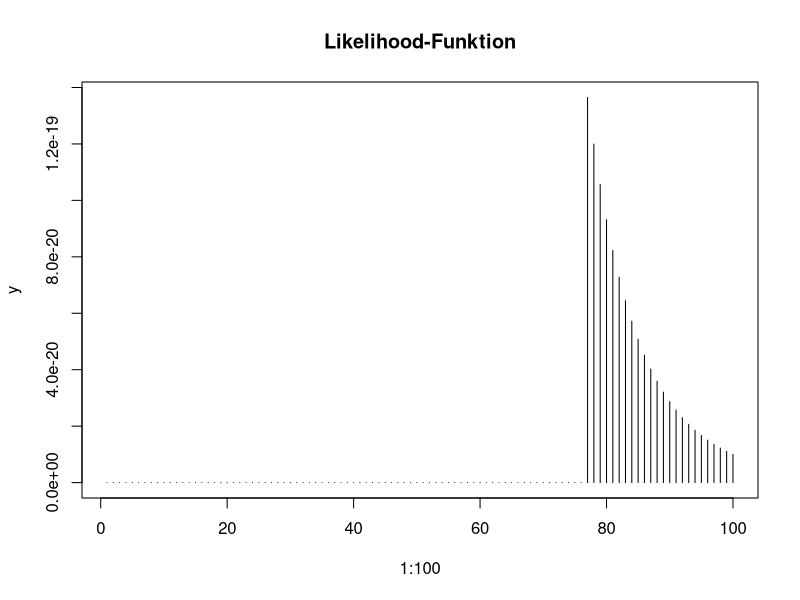

Write the R code that produced this figure.
#Aufgabe 4-4
#Im zweiten Weltkrieg benutzten die Alliierten erfolgreich Schaetzmethoden, 
# um das Raketenarsenal der Deutschen Wehrmacht zu Schaetzen. Die Deutschen gaben ihren Raketen Seriennummern von 1 bis N, 
# und mit Hilfe der Nummern der erbeuteten Raketen konnte N geSchaetzt werden. 
# Wir gehen dabei zur Vereinfachung von einer zufaelligen unabhaengigen Stichprobe
# d.h. Ziehen mit Zuruecklegen statt realistischerweise ohne Zuruecklegen), wobei wir fuere zufaellige Nummer   
# der i-ten Rakete eine diskrete Gleichverteilung annehmen. Zur Illustration verwenden wir die folgende konkrete Stichprobe: 
#  x = (77; 30; 5; 39; 28; 10; 27; 12; 73; 49)

x = c(77,30,5,39,28,10,27,12,73,49)

#a)  Bestimmen Sie xquer.
mean(x)
#b)	Wie gross ist der (durch N ausgedrueckte) Mittelwert   der Zahlen 1,2,.,N?
#c)	Ermitteln Sie eine Schaetzung   fuer N mit Hilfe der Momentenmethode.
#Ist diese Schaetzung erwartungstreu?
#d)	Welcher Schaetzwert resultiert bei dieser Methode? Macht der Schaetzwert Sinn?
#e)	Berechnen Sie die Maximum-Likelihood-Schaetzung von N.
max(x)
#Max Likelihood-Funktion
y=rep(0,100);y
y[77:100] = 1/(77:100)^10
y
plot(1:100,y,type="h",main="Likelihood-Funktion")


(77:100)
